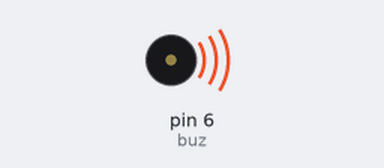
Bench run of a sketch on a simulated Arduino Uno, built with avr-gcc and run on an emulated ATmega328P. Shown: buzzer (waves = sounding).

Above: at 0.1 s.
Timing chart, 0 to 40.0 s (numbered marks = the images above):
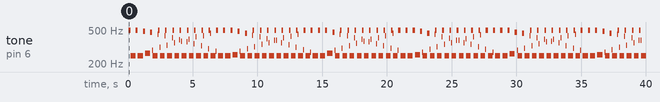

Measured:
- by itself, tone on pin 6 (buz): plays 496 Hz for 0.16 s, 249 Hz for 0.40 s, 496 Hz for 0.16 s, 249 Hz for 0.40 s, 483 Hz for 0.16 s, 268 Hz for 0.40 s … (241 notes in this stretch)

The sketch:

buzzer_testing.ino
```cpp
const int buz = 6;

void setup() {
  pinMode(buz, OUTPUT);
}

void loop() {
  while(1){
    char i, j;
    for(i = 0; i < 80; i++){
      digitalWrite(buz, HIGH);
      delay(1);
      digitalWrite(buz, LOW);
      delay(1);
    }
    for(j = 0; j < 100; j++){
      digitalWrite(buz, HIGH);
      delay(2);
      digitalWrite(buz, LOW);
      delay(2);
    }
  }
}
```
